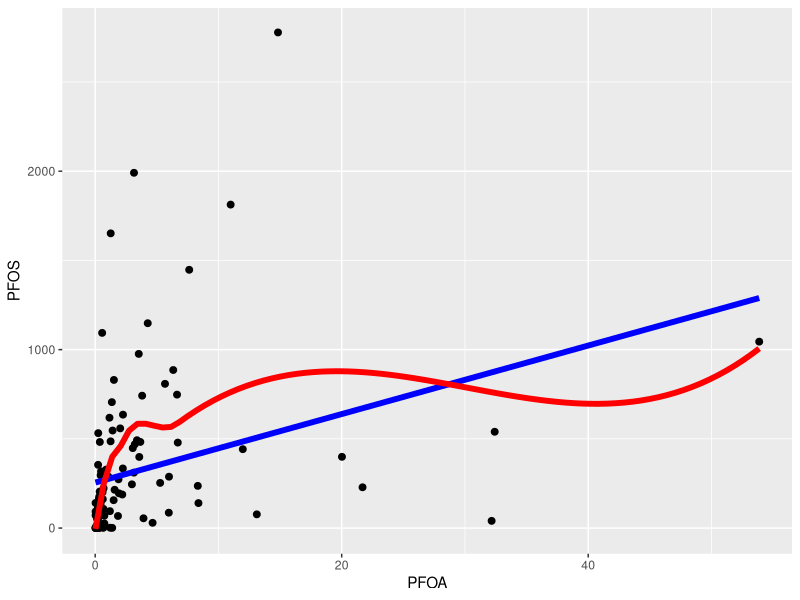
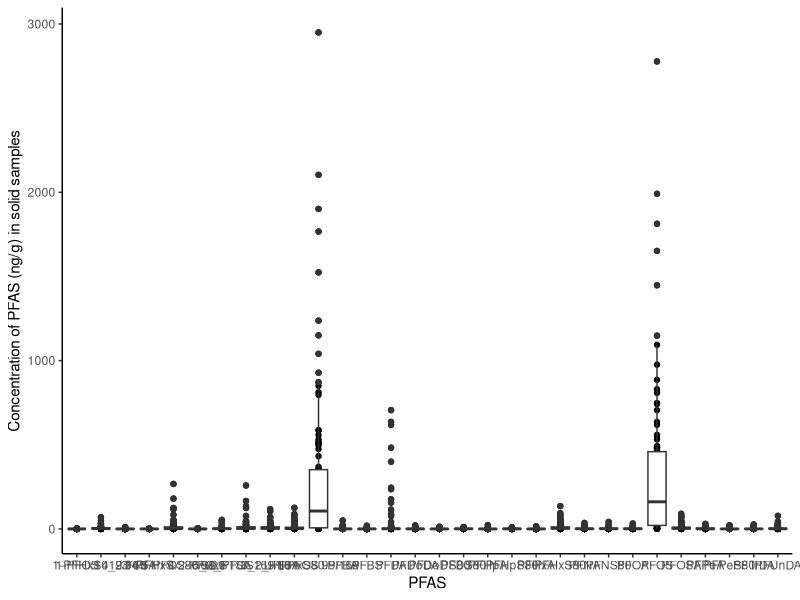
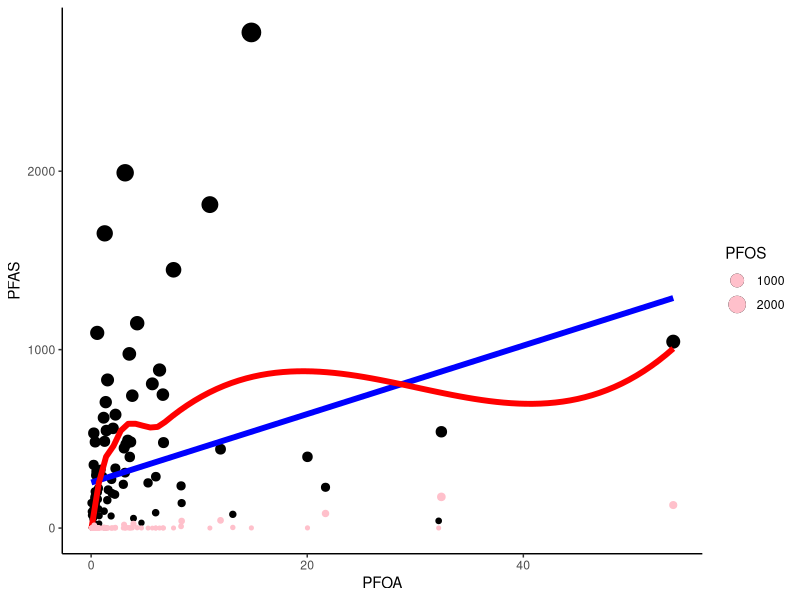
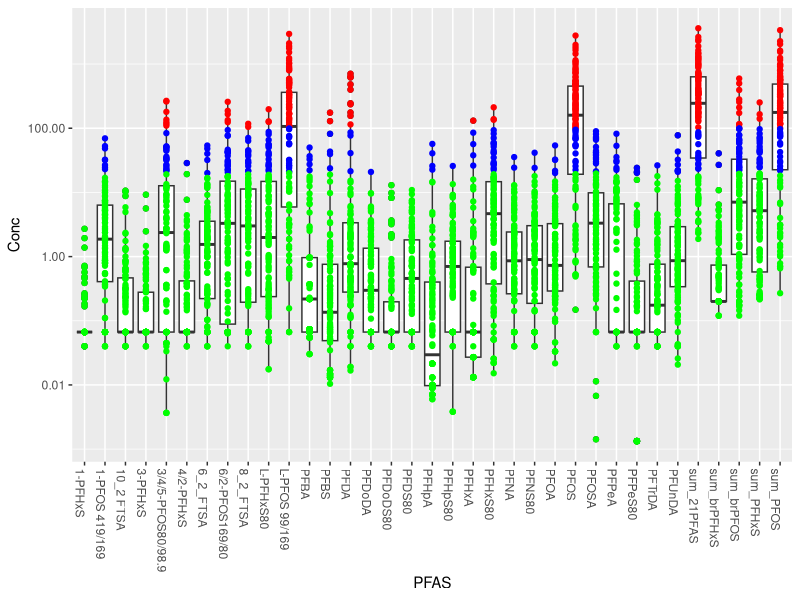

Generate these figures, in order, with R: (Note: this script raises an error after producing the figures.)
## ---- chunk 1
#| echo: false
#| warning: false
#| message: false
library(tidyverse)
PFAS_insects <- readxl::read_excel("data/Statistics_Kumla_20200408.xlsx", 
    sheet = "Overview") 
## ---- chunk 2
 PFAS_insects |>  
   select(PFOS) |> 
   filter(PFOS > 100)
## ---- chunk 3
PFAS_insects |> 
  mutate(ratioPFOS_PFOA = PFOS/PFOA) |> 
  select(ID, PFOS, PFOA, ratioPFOS_PFOA, everything()) |> 
  glimpse()

## ---- chunk 4

PFAS_insects |> 
  mutate(ratioPFOS_PFOA = case_when(PFOS/PFOA > 10 ~ "HighPFOS",
                                    PFOS/PFOA <= 10 & PFOS/PFOA > 5 ~ "MediumPFOS",
                                    PFOS/PFOA  <= 5 ~ "LowPFOS")) |> 
  select(ID, ratioPFOS_PFOA) |> 
  glimpse()

## ---- chunk 5
PFAS_insects |> 
  #arrange(desc(PFOS)) |>
  arrange(PFOS) |>
  select(ID, PFOS, everything()) |> 
  glimpse()
## ---- chunk 6
PFAS_insects |> 
  arrange(Group, desc(PFOS)) |> 
  select(ID, Group, PFOS, everything()) |> 
  glimpse()
## ---- chunk 7

PFAS_insects |>
  summarise(mean = mean(PFOS), median = median(PFOS), n = n())

## ---- chunk 8
PFAS_insects |> 
  group_by(Group) |> 
  summarise(mean = mean(PFOS), median = median(PFOS), n = n())

## ---- chunk 9
PFAS_insects_grouped <- PFAS_insects |>
  group_by(Group)

PFAS_insects_grouped |> summarise(mean = mean(PFOS), median = median(PFOS), n = n())
## ---- chunk 10

PFAS_insects_grouped |> 
  ungroup() |> 
  summarise(mean = mean(PFOS), median = median(PFOS), n = n())
## ---- chunk 11
#>  When switching from `summarise()` to `reframe()`, remember that `reframe()` always returns an ungrouped data frame and adjust accordingly.

PFAS_insects |> 
  group_by(Group) |> 
  reframe(qs = quantile(PFOS, c(0.25, 0.75)), prob = c(0.25, 0.75))
## ---- chunk 12

PFAS_insects |> 
  mutate(across(where(is.numeric), round)) |> 
  glimpse()
## ---- chunk 13

PFAS_insects_long <- PFAS_insects  |>  # shortcut for pipe Ctrl + shift + M
  pivot_longer(cols = PFBA:sum_21PFAS, # select all columns from PFBA to sum_21PFAS
               names_to = "PFAS", # name of the new column
               values_to = "Conc") |>  #name of the values from PFBA:sum_21PFAS
  mutate(PFAS = as.factor(PFAS)) #make PFAS column a factor variable


## ---- chunk 14
#check the PFAS group names
PFAS_insects_long |> 
  group_by(PFAS) |> 
  tally() |> 
  glimpse() 

## ---- chunk 15


ggplot(data = PFAS_insects, mapping = aes(x = PFOA, y = PFOS)) +
  geom_point(size = 2, colour = "black") + # add a scatter plot
  geom_smooth(method = "lm", # uses the linear regression model
              se = FALSE, # this will remove the confidence intervals
              colour = "blue",
              size = 2) +
  geom_smooth(method = "loess",
              se = FALSE,
              colour = "red",
              size = 2)

## ---- chunk 16


PFAS_insects_long |>
  filter(Group != "Water") |> #remove water samples and only include solid samples
  filter(str_detect(PFAS, "sum_", negate = TRUE)) |> #remove all sum of PFAS using the argument by negate=TRUE 
ggplot(aes(x = PFAS, y = Conc)) +
  geom_point() +
  geom_boxplot() +
  theme_classic() +
  ylab("Concentration of PFAS (ng/g) in solid samples")
## ---- chunk 17


ggplot(data = PFAS_insects) +
  geom_point(mapping = aes(x = PFOA, y = PFOS, size = PFOS), colour = "black") + 
  geom_smooth(mapping = aes(x = PFOA, y = PFOS), 
              method = "lm", 
              se = FALSE, 
              colour = "blue",
              size = 2) +
  geom_smooth(mapping = aes(x = PFOA, y = PFOS), 
              method = "loess",
              se = FALSE,
              colour = "red",
              size = 2) +
  geom_point(mapping = aes(x = PFOA, y = PFBS, # new layer
                           size = PFBS), # size of points according to PFBS values
             colour = "pink") + # colour outside of mappings
  ylab("PFAS") + 
  theme_classic() # This theme will remove the background colours and lines

## ---- chunk 18

#options(scipen = 10000) #this avoids R to use scientific notation on values below 10000 
PFAS_insects_long |> 
  ggplot(aes(x = PFAS, y =  Conc)) +
  geom_boxplot() +
  geom_point(data = ~filter(.x, Conc > 100), color = "red") +
  geom_point(data = ~filter(.x, Conc <= 100 & Conc > 20), color = "blue") + 
  geom_point(data = ~filter(.x, Conc <= 20), color = "green") +
  scale_y_log10(labels = scales::label_number(accuracy = 0.01)) + 
  theme(axis.text.x = element_text(angle = -90, hjust = 0))

## ---- chunk 19

PFAS_insects_long |> 
  mutate(PFCA = str_detect(PFAS, "PF.*A")) |> 
  mutate(PFSA = str_detect(PFAS, "PF.*S.*")) |> 
  glimpse()

## ---- chunk 20


PFAS_insects_long |> 
  mutate(PFAS = str_replace(PFAS, "[Pp]", "_")) |> select(ID, PFAS) |>  glimpse()


PFAS_insects_long |> 
  mutate(PFAS = str_replace_all(PFAS, "[Pp]", "_")) |> select(ID, PFAS) |> glimpse()

## ---- chunk 21
#| error: true
plotPFAS <- function(mydata, mygroup, x_var, y_var){
  mydata |>
  filter(Group != mygroup) |> 
  filter(str_detect(PFAS, "sum_", negate = TRUE)) |> #remove all sum of PFAS using the argument: negate=TRUE 
ggplot(aes(x = x_var, y = y_var)) +
    geom_point() +
    geom_boxplot() +
    ylab(paste0("Concentration of PFAS in ", mygroup)) + 
    theme_classic() 
}

plotPFAS(mydata = PFAS_insects_long, mygroup = "Water", x_var = PFAS, y_var = Conc)
## ---- chunk 22

plotPFAS <- function(mydata, mygroup, x_var, y_var){
  mydata |>
  filter(Group != {{mygroup}}) |> 
  filter(str_detect(PFAS, "sum_", negate = TRUE)) |> #remove all sum of PFAS using the argument: negate=TRUE 
ggplot(aes(x = {{x_var}}, y = {{y_var}})) +
    geom_point() +
    geom_boxplot() +
    ylab(paste0("Concentration of PFAS in ", {{mygroup}})) + 
  theme_classic() 
}

plotPFAS(mydata = PFAS_insects_long, mygroup = "Water", x_var = PFAS, y_var = Conc)
## ---- chunk 23

# use embracing when wrapping in a function;
# see ?rlang::args_data_masking for more details

tidy_eval_arrange <- function(data, var) {
  data %>%
    arrange({{ var }})
}

tidy_eval_arrange(PFAS_insects, PFOS) |> select(ID, PFOS) |> glimpse()

tidy_eval_arrange(PFAS_insects, PFOA) |> select(ID, PFOA) |> glimpse()

